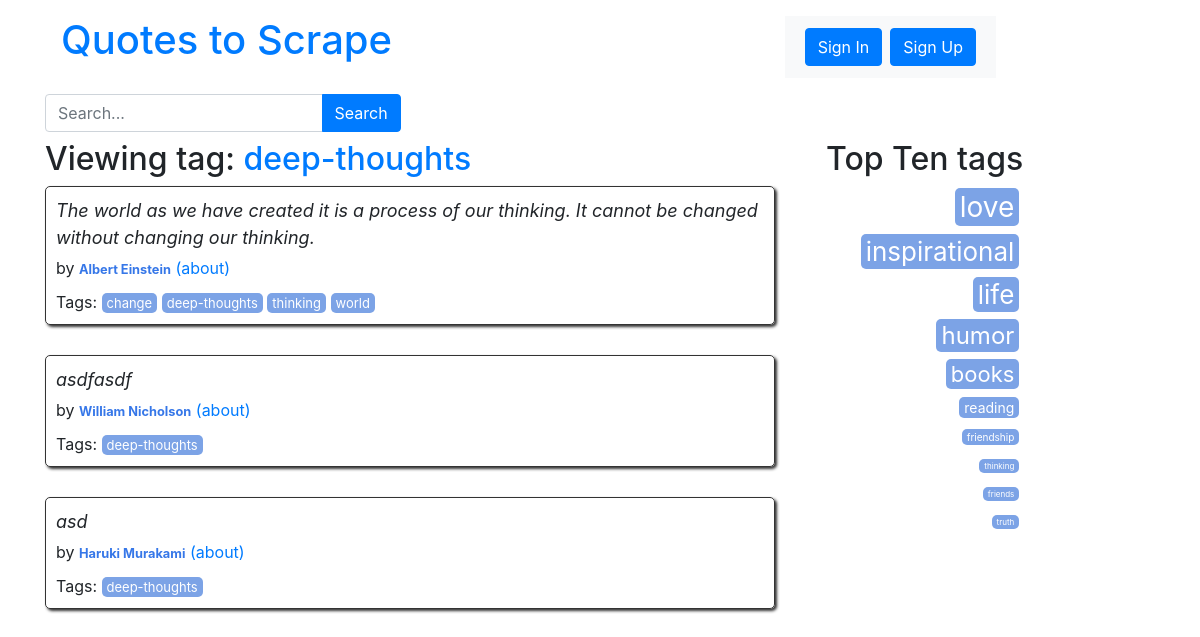
Page /tag/deep-thoughts/page/1/ on the committed database.
### quotes/models.py (models this page shows, shortened)
class Tag(models.Model):
    name = models.CharField(max_length=30, null=False, unique=True)

class Quote(models.Model):
    quote = models.TextField()
    tags = models.ManyToManyField(Tag)
    author = models.ForeignKey(Author, on_delete=models.CASCADE,
                               default=None, null=True)
    created_at = models.DateTimeField(auto_now_add=True)

class Author(models.Model):
    fullname = models.CharField(max_length=150)
    born_date = models.CharField(max_length=10)
    born_location = models.CharField(max_length=150)
    description = models.TextField()
    created_at = models.DateTimeField(auto_now_add=True)
    slug = models.SlugField(max_length=50, blank=True)

### quotes/views.py (the view)
def quotes_by_tag(request, tag_name, page=1):
    tag = Tag.objects.get(name=tag_name)
    quotes = Quote.objects.filter(tags=tag)
    per_page = 10
    paginator = Paginator(quotes, per_page)
    quotes_on_page = paginator.page(page)
    top_tags = get_top_tags()
    return render(
        request,
        "quotes/quotes_by_tag.html",
        context={"quotes": quotes_on_page, "tag": tag, "top_tags": top_tags},
    )

### quotes/views.py (called while the page is built)
def get_top_tags():
    top_tags = Tag.objects.annotate(num_quotes=Count("quote")).order_by("-num_quotes")[
        :10
    ]
    top_tags = [(tag, 2 * tag.num_quotes) for tag in top_tags]
    return top_tags

### quotes/templates/quotes/quotes_by_tag.html
{% extends 'quotes/base.html' %} {% load extract %} {% block content %}
<div class="row">
  <div class="col-md-8">
    <h2>
      Viewing tag:
      <a href="{% url 'quotes:quotes_by_tag' tag_name=tag.name page=1 %}"
        >{{ tag.name }}</a
      >
    </h2>
    {% for quote in quotes %}
    <div class="quote" itemscope="" itemtype="http://schema.org/CreativeWork">
      <span class="text" itemprop="text">{{ quote.quote }}</span>
      <span>
        by
        <small class="author" itemprop="author"
          >{{ quote.author.fullname }}</small
        >
        <a
          href="{% url 'quotes:author_page' author_slug=quote.author.fullname|slugify %}"
          >(about)</a
        >
      </span>
      <div class="tags">
        Tags: {% for tag in quote.tags.all %}
        <a
          class="tag"
          href="{% url 'quotes:quotes_by_tag' tag_name=tag.name page=1 %}"
          >{{ tag.name }}</a
        >
        {% endfor %}
      </div>
    </div>
    {% endfor %}
  </div>
  <div class="col-md-4 tags-box">
    {% include 'quotes/top_tags.html' with top_tags=top_tags %}
  </div>
</div>
{% endblock %}

### quotes/templates/quotes/top_tags.html
<div class="col-md-8 tags-box">
  <h2>Top Ten tags</h2>
  {% for tag, popularity in top_tags %}
  <span class="tag-item">
    <a
      class="tag"
      style="font-size: {{ popularity }}px"
      href="/tag/{{ tag.name }}/page/1"
      >{{ tag.name }}</a
    >
  </span>
  {% endfor %}
</div>

### quotes/static/quotes/styles.css (style rules this page uses)
.quote { padding: 10px; margin-bottom: 30px; border: 1px solid #333333; border-radius: 5px; box-shadow: 2px 2px 3px #333333; }
.quote span.text { display: block; margin-bottom: 5px; font-size: large; font-style: italic; }
.quote small.author { font-weight: bold; color: #3677e8; }
.quote .tags { margin-top: 10px; }
.tag { padding: 2px 5px; border-radius: 5px; color: white; font-size: small; background-color: #7ca3e6; }
.tags-box { text-align: right; }
.tag-item { display: block; margin: 4px; }
a { color: #4582ec; text-decoration: none; cursor: pointer; }

### rows in the picture
Tag: name "deep-thoughts"
Quote: quote "The world as we have created it is a process of our thinking. It cannot be changed without changing our thinking.", author.fullname "Albert Einstein"
Tag: name "change"
Tag: name "thinking"
Tag: name "world"
Quote: quote "asdfasdf", author.fullname "William Nicholson"
Quote: quote "asd", author.fullname "Haruki Murakami"
Tag: name "love"
Tag: name "inspirational"
Tag: name "life"
Tag: name "humor"
Tag: name "books"
Tag: name "reading"
Tag: name "friendship"
Tag: name "friends"
Tag: name "truth"
